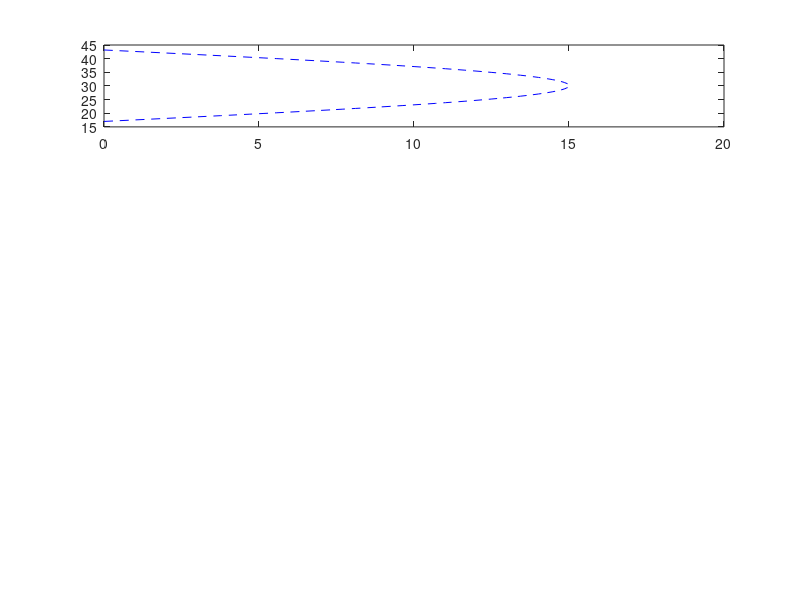

This chart was generated by the following MATLAB code: (Note: this script raises an error after producing the figure.)
%% Define mesh (spatial)

eta_l = 0; % lower boundary
eta_t = 4; % top boundary
J = 100; % number of grid points
deta = (eta_t-eta_l)/(J); % vertical step
eta = linspace(eta_l,eta_t,J); % vertical grid points

%% Constants and dimensions

% Dimensional constants
kappa_dim = 0.3; %m^2s^-1
F_dim = 16e-3; %m^2s^-2
N_dim = 2.16e-2; %s^-1
mu_dim = 1e-6; %s^-1
k_dim = 2*pi/(40e6); %m^-1
c_dim = 30; %m/s

H = 7000; %m
Omega = 7.27e-5; % rad/s 
a = 6.371e6; % m 
beta_dim = 2*Omega/a; % s^-1 

chi_dim = 10; %ppmv
L = 1e6; % m
R = 287; % J kg^−1 K^−1 = m^2 s^−2 K^−1
h = @(j) (5.4e-7*(1+(2/3)*j*deta).*(j*deta<=1.99)+1.56e-6.*(j*deta>1.99))/100; % s^-1
gamma_O = -2.24e-7; % s^-1
gamma_T = -1.24e-12*1e6; % m^-1 s
s_O = 8.39e-2*1e-6; % m s^-3
s_C = 0; %-1e-7*1e-6; % m s^-3

% Dimensionless constants
alpha = @(j) (0.55+0.55*(j*deta)).*(j*deta<=1.99)+1.65.*(j*deta>1.99);
Lambda = kappa_dim*N_dim*mu_dim/(k_dim*c_dim*F_dim);
eps = N_dim*mu_dim/(H*k_dim*c_dim^2);
beta = beta_dim/(k_dim^2*c_dim);
theta = 2*pi*k_dim*c_dim^3/(360*N_dim*mu_dim*F_dim);

Gamma_O = gamma_O*k_dim*c_dim^3/(mu_dim*F_dim*N_dim);
Gamma_T = gamma_T*L^2*Omega*c_dim^2/(a*F_dim*chi_dim);

Xi = @(j) h(j)*L^2*Omega*mu_dim/(a*k_dim*F_dim*N_dim);
S_O = s_O*c_dim*chi_dim/(F_dim*N_dim^2);
S_C = s_C*c_dim*chi_dim/(F_dim*N_dim^2);

% Dimensionless variables
zz = @(eta) eta*(k_dim*c_dim^2/(N_dim*mu_dim*1000))+17; %km
tt = @(xi) xi*(k_dim*c_dim^3/(N_dim*mu_dim*F_dim*3600*24)); % days
uu = @(u) c_dim*u; % m/s
TT = @(T) L^2*Omega*H*N_dim*mu_dim/(R*a*k_dim*c_dim)*T; % K
cchi = @(chi) chi_dim*chi; % ppv m^-1

%% Define time step

dt = 0.05; % days time step
dxi = dt*(3600*24)*(N_dim*mu_dim*F_dim)/(k_dim*c_dim^3); % convert
N = 99999; % # timesteps
xi = 0:dxi:dxi*N; % time array

%% Initialise arrays

u = zeros(length(eta),N+1); % mean wind array
T = zeros(length(eta),N+1); % temperature array
chi_O = zeros(length(eta),N+1); % mixing ratio array
w = zeros(length(eta),N+1); % upwelling array

% initial states
u(:,1) = 0.5*sin(pi*eta/4);
T(:,1) = 0.5*(pi/4)*cos(pi*eta/4);
chi_O(:,1) = 0.01*sin(pi*eta/2);
w(:,1) = -Xi(1:J)'.*T(1:J,1)+S_O*chi_O(1:J,1); 

%% Define terms in equation

F_0K = 1; F_0RG = -1; % wave momentum flux
c_K = 1; c_RG = -1; % ms^-1 wavespeeds
k_K = 1; k_RG = 3; % km^-1 wavenumber

g_K = @(u,j,jj,n) alpha(j)./(k_K.*(u(jj,n)-c_K).^2); % rate of decay
g_RG = @(u,j,jj,n) alpha(j)./(k_RG.*(u(jj,n)-c_RG).^2).*(beta./(k_RG^2.*(u(jj,n)-c_RG))-1); % rate of decay

F_K = @(u,j,n) F_0K.*exp(-trapz(g_K(u,j,1:j,n))*deta); % wave momentum flux
dF_K = @(u,j,n) -F_K(u,j,n).*g_K(u,j,j,n); % wave momentum flux derivative

F_RG = @(u,j,n) F_0RG.*exp(-trapz(g_RG(u,j,1:j,n))*deta); % wave momentum flux
dF_RG = @(u,j,n) -F_RG(u,j,n).*g_RG(u,j,j,n); % wave momentum flux derivative

G = @(u,j,n) -exp(eps*deta*j)*(dF_K(u,j,n)+dF_RG(u,j,n)); % forcing term

chi_V = 345/chi_dim;

%% Time stepping

% Create movie
figure
subplot(4,1,1)
plot(uu(u(:,1)),zz(eta),'b--')
hold on
    xline(0,'k:')
hold off
xlim([-30,30])
subplot(4,1,2)
plot(TT(T(:,1)),zz(eta),'r--')
hold on
    xline(0,'k:')
hold off
subplot(4,1,3)
plot(cchi(chi_O(:,1)),zz(eta),'g--')
hold on
    xline(0,'k:')
hold off
subplot(4,1,4)
plot(w(:,1)*F_dim/c_dim,zz(eta),'k--')
hold on
    xline(0,'k:')
hold off
axis tight manual
ax = gca;
ax.NextPlot = 'replaceChildren';
M(N) = struct('cdata',[],'colormap',[]);

% Iterate
my_waitbar = waitbar(0,'Calculating QBO... (0%)');
for n = 2:N

    % Update u
    a_0 = @(j) 1 + 2*Lambda*dxi/deta^2 + w(j,n-1)*dxi/deta;
    a_m1 = @(j) - Lambda*dxi/deta^2 - w(j,n-1)*dxi/deta;
    a_p1 = - Lambda*dxi/(deta)^2;
    a_LHS = diag(a_0(2:J-1),0) + diag(a_m1(3:J-1),-1) + diag(a_p1*ones(1,J-3),1);
    
    GG = arrayfun(@(j)G(u,j,(n-1))*(abs(G(u,j,(n-1)))<100)+100*(abs(G(u,j,(n-1)))>=100),2:J-1)';
    a_RHS = u(2:J-1,n-1) + dxi*GG;

    a_LHS = cat(2,[a_m1(2) zeros(1,J-3)]',a_LHS,[zeros(1,J-3) a_p1]');
    a_LHS = cat(1,[1 zeros(1,J-1)],a_LHS,[zeros(1,J-3) 1 -4 3]); % BC LHS
    a_RHS = cat(1,0,a_RHS,0); % BC RHS

    u(1:J,n) = a_LHS\a_RHS; 

    % Update T
    T(1,n) = - (-3*u(1,n)+4*u(2,n)-u(3,n))/(2*deta);
    T(2:J-1,n) = - (u(3:J,n)-u(1:J-2,n))/(2*deta);
    T(J,n) = - (u(J-2,n)-4*u(J-1,n)+3*u(J,n))/(2*deta);

    % Update chi
    b_0 = @(j) 1 + w(j,n-1).*dxi/deta.*(w(j,n-1)>=0) -  w(j,n-1).*dxi/deta.*(w(j,n-1)<0) - dxi*Gamma_O;
    b_m1 = @(j) - w(j,n-1).*dxi/deta.*(w(j,n-1)>=0); % if w>0 backwards difference
    b_p1 = @(j) w(j,n-1).*dxi/deta.*(w(j,n-1)<0); % if w<0 forwards difference

    b_LHS = diag(b_0(2:J-1),0)+diag(b_m1(3:J-1),-1)+diag(b_p1(2:J-2),1);
    b_LHS = cat(2,[b_m1(2) zeros(1,J-3)]',b_LHS,[zeros(1,J-3) b_p1(J-1)]');
    b_RHS = chi_O(2:J-1,n-1)+dxi*Gamma_T*T(2:J-1,n);

    if w(1,n-1) > 0 % BC needed at the beginning
       b_LHS = cat(1,[1 zeros(1,J-1)],b_LHS);
       b_RHS = cat(1,0,b_RHS);
    else % Point calculated using explicit forward differences
       b_LHS = cat(1,[b_0(1) b_p1(1) zeros(1,J-2)],b_LHS);
       b_RHS = cat(1,chi_O(J,n-1)+dxi*Gamma_T*T(J,n),b_RHS);
    end

    if w(J,n-1) < 0 % BC needed at the end
        b_LHS = cat(1,b_LHS,[zeros(1,J-3) 1 -4 3]);
        b_RHS = cat(1,b_RHS,0);
    else % Point calculated using implicit backwards differences
        b_LHS = cat(1,b_LHS,[zeros(1,J-2) b_m1(J-1) b_0(J)]);
        b_RHS = cat(1,b_RHS,chi_O(J,n-1)+dxi*Gamma_T*T(J,n));
    end

    chi_O(1:J,n) = b_LHS\b_RHS;

    % Update w
    w(1:J,n) = -Xi(1:J)'.*T(1:J,n)+S_O*chi_O(1:J,n)+S_C*chi_V*ones(J,1);

    % Update movie
    subplot(4,1,1)
    title("Time: "+string(tt(n*dxi)))
    plot(uu(u(:,n)),zz(eta),'b--')
    hold on
        xline(0,'k:')
    hold off

    subplot(4,1,2)
    plot(TT(T(:,n)),zz(eta),'r--')
    hold on
        xline(0,'k:')
    hold off

    subplot(4,1,3)
    plot(cchi(chi_O(:,n)),zz(eta),'g--')
    hold on
        xline(0,'k:')
    hold off

    subplot(4,1,4)
    plot(w(:,n)*F_dim/c_dim,zz(eta),'k--')
    hold on
        xline(0,'k:')
    hold off

    axis tight manual
    ax = gca;
    ax.NextPlot = 'replaceChildren';
    M(N) = struct('cdata',[],'colormap',[]);
    drawnow
    M(n) = getframe;
    
    % Update waitbar
    waitbar(n/(N-2),my_waitbar,sprintf('Calculating QBO... (Percentage done: %3.3f )',n/(N-2)*100))
end

%% Find period at height 24km

eta_eval = int64((24-17)*(N_dim*mu_dim*1000)/(k_dim*c_dim^2)); % eta corresponding to 24km
s = u(eta_eval/deta,:); % zonal mean flow at 24km
[ac,lags] = xcorr(s,s); % autocorrelation function
locs = islocalmax(ac); % find peaks
period = tt(mean(diff(lags(locs)*dxi)))/30.4167; % period in months

%% Save averages

fileID = fopen('results.txt','w');
fprintf(fileID,'%12s %12s %12s\n','var','mean','std');
fprintf(fileID,'%12s %12f %12f\n','period', period,0);
fprintf(fileID,'%12s %12f %12f\n','u', mean(uu(u(:))),std(uu(u(:))));
fprintf(fileID,'%12s %12f %12f\n','T', mean(TT(T(:))),std(TT(T(:))));
fprintf(fileID,'%12s %12f %12f\n','chi', mean(cchi(chi_O(:))),std(cchi(chi_O(:))));
fprintf(fileID,'%12s %12f %12f\n','w', mean(w(:)*F_dim/c_dim),std(w(:)*F_dim/c_dim));
fclose(fileID);
